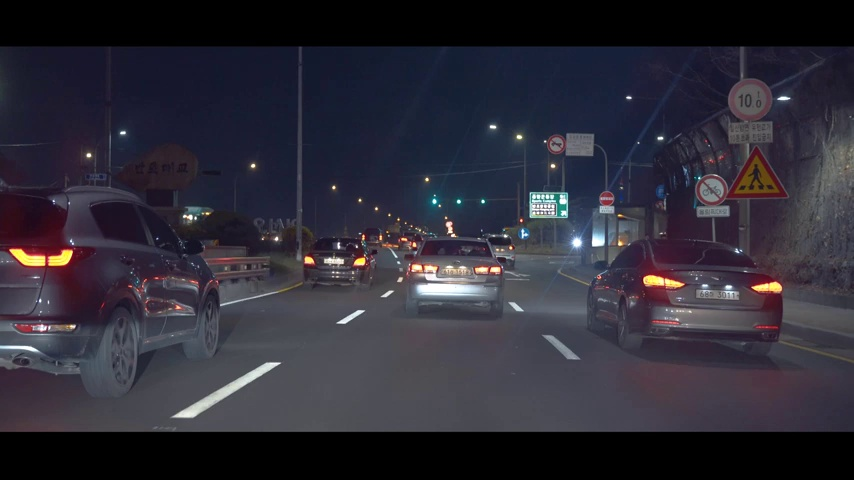
#> input picture aaa.jpg, 854 x 480 px, given in place of MDR_221009_024928.AVI, which was not available
$ python carline.py
#> lines starting #> are read from the running program, lines starting #| are printed output that depends on the picture; after the words box and inside, x2 and y2 are one past the last pixel; in counts of white or black regions, pixels touching at a corner belong together; pictures that were not available may be replaced by others from this repository, and a replacement may not be noted
# %%

import cv2
import numpy as np
import matplotlib.pyplot as plt
import matplotlib.image as mpimg
import math
from scipy.optimize import curve_fit
print(cv2.__version__)
# %%

def grayscale(img):
    return cv2.cvtColor(img, cv2.COLOR_RGB2GRAY)

# %%
def canny(img, low_threshold, high_threshold):
    return cv2.Canny(img, low_threshold, high_threshold)

# %%
def gaussian_blur(img, kernel_size):
    return cv2.GaussianBlur(img, (kernel_size, kernel_size), 0)

# %%
def region_of_interest(img, vertices):
    mask = np.zeros_like(img)
    if len(img.shape) > 2:
        channel_count = img.shape[2]
        ignore_mask_color = (255,) * channel_count
    else:
        ignore_mask_color = 255
        cv2.fillPoly(mask, vertices, ignore_mask_color)
        masked_image = cv2.bitwise_and(img, mask)
        return masked_image

# %%
def draw_lines(img, lines, color=[0, 255, 0], thickness=5):
    for line in lines:
        for x1, y1, x2, y2 in line:
            cv2.line(img, (x1, y1), (x2, y2), color, thickness)

# %%
def hough_lines(img, rho, theta, threshold, min_line_len, max_line_gap):
    lines = cv2.HoughLinesP(img, rho, theta, threshold, np.array([]),
                            minLineLength=min_line_len, maxLineGap=max_line_gap)
    return lines

# %%
def add_imgs(img, initial_img, a=0.8, b=1., c=0.):
    return cv2.addWeighted(initial_img, a, img, b, c)

# define the true objective function : linear line
def linear(x, a, b):
 return a * x + b

# %%
cap = cv2.VideoCapture("MDR_221009_024928.AVI")
fourcc = cv2.VideoWriter_fourcc(*'mp4v')
out = cv2.VideoWriter('output2.mp4', fourcc, 30.0, (int(cap.get(3)), int(cap.get(4))))

ret, frame = cap.read()
#> frame is the input picture: shape (480, 854, 3); mean B, G, R 55.2, 44.5, 46.6
rows = frame.shape[0]
#> rows = 480
cols = frame.shape[1]
#> cols = 854
img_center = cols/2 - 1#cols/2
#> img_center = 426

while(cap.isOpened()):
    ret, frame = cap.read()
    if ret:
        # Apply image processing pipeline
        gray = grayscale(frame)
#> in grayscale, `return cv2.cvtColor(img, cv2.COLOR_RGB2GRAY)`:
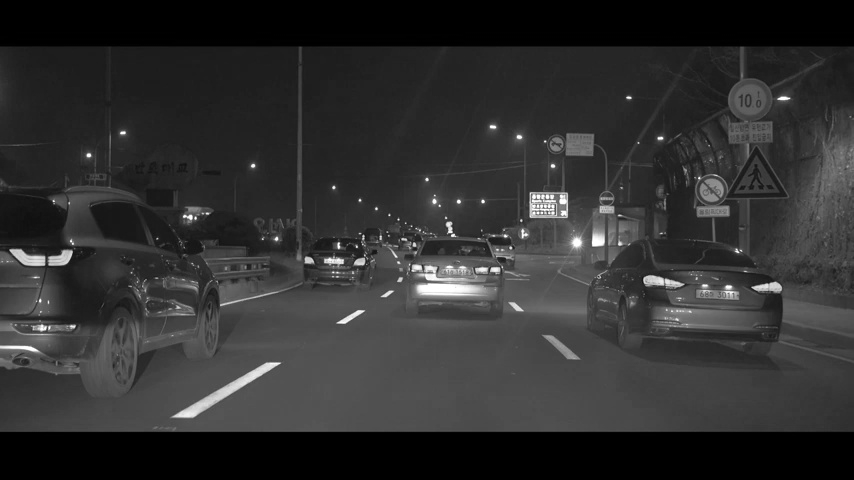
#> returned value: shape (480, 854); min 0, max 255, mean 48
        blur = gaussian_blur(gray, 5)
        edges = canny(blur, low_threshold=50, high_threshold=150)
#> in canny, `return cv2.Canny(img, low_threshold, high_threshold)`:
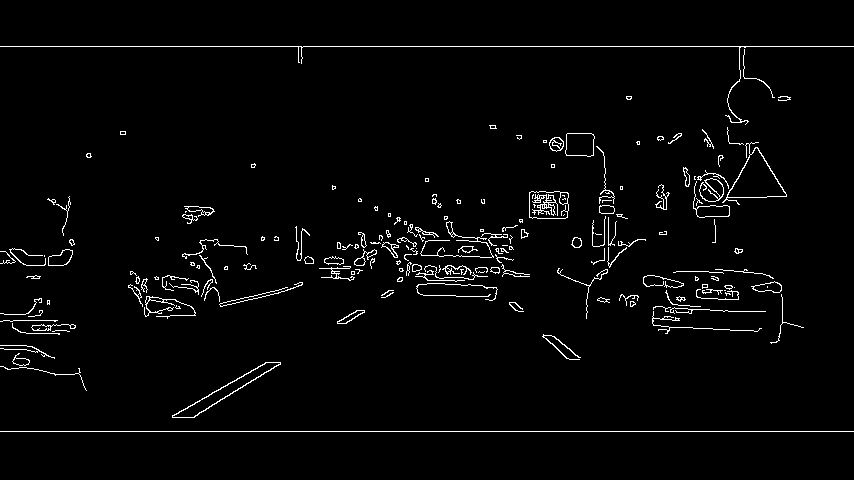
#> returned value: shape (480, 854); 2.5% white in thin lines or dots, all inside (x1, y1, x2, y2) = (0, 46, 854, 432)
        imshape = frame.shape
#> imshape = (480, 854, 3)
        h_lower = 250
        h_upper = 450
        vertices = np.array([[
            (600-200,rows-h_lower),
            (900-50,rows-h_upper),
            (1100,rows-h_upper),
            (1400, rows-h_lower)
            ]], dtype=np.int32)

        vertices2 = np.array(
            [
                [
                    (600,rows-h_lower),
                    (900,rows-h_upper),
                    (950,rows-h_upper),
                    (800,rows-h_lower)
                ],
                [
                    (1100,rows-h_lower),
                    (1050,rows-h_upper),
                    (1080,rows-h_upper),
                    (1250, rows-h_lower)
                ]
            ], dtype=np.int32)
        masked_edges = region_of_interest(edges, vertices2)
#> in region_of_interest, `cv2.fillPoly(mask, vertices, ignore_mask_color)`:
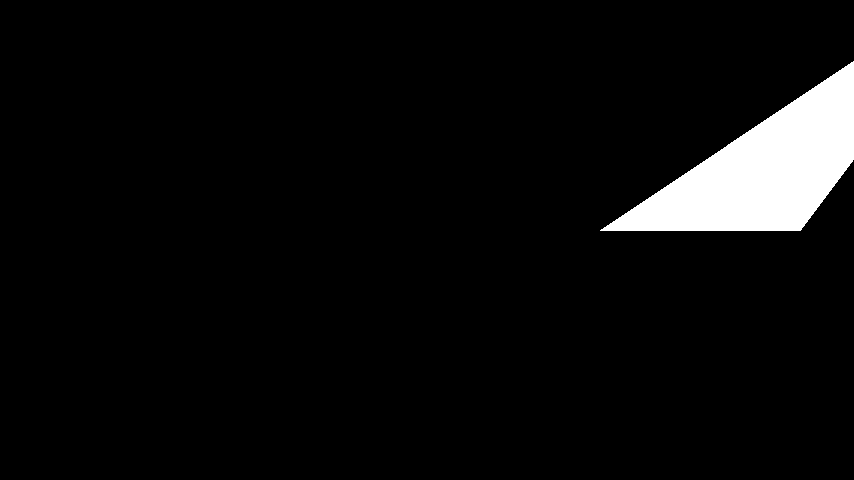
#> mask: shape (480, 854); 4.8% white; 1 white region, box (x1, y1, x2, y2) and area: (600, 61, 854, 231) 19809
#> in region_of_interest, `masked_image = cv2.bitwise_and(img, mask)`:
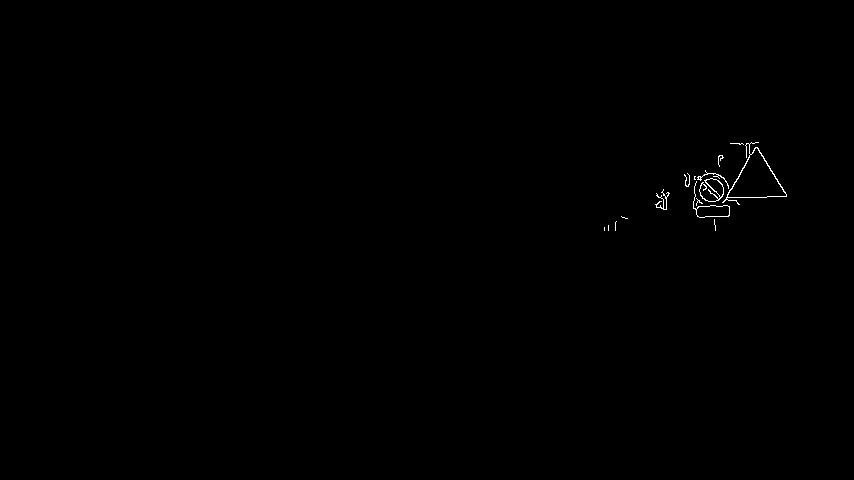
#> masked_image: shape (480, 854); 0.2% white in thin lines or dots, all inside (x1, y1, x2, y2) = (604, 142, 787, 231)
        #cv2.line(frame, pt1, pt2, color=[0, 0, 255], thickness=5)
        #cv2.polyines(frame, [vertices], isClosed = True, color=[255, 0, 255], thickness=None, lineType=None, shift=None)
        pts = np.array([[250, 200], [300, 200], [350, 300], [250, 300]])
        cv2.polylines(frame, [vertices], True, (255, 0, 255), 2) # [pts] 리스트 값으로 입력
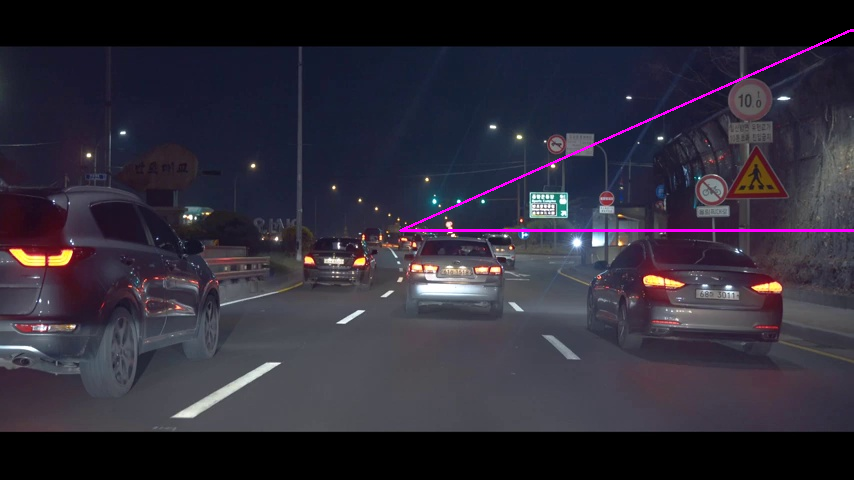
#> frame: shape (480, 854, 3); 0.64% of pixels changed, all inside (x1, y1, x2, y2) = (399, 29, 854, 232)

        lines = hough_lines(masked_edges, 2, np.pi/180, 15, 40, 20)
#> in hough_lines, `lines = cv2.HoughLinesP(img, rho, theta, threshold, np.array([]), minL..`: lines = 15 rows, first 6: [694, 200, 786, 195], [752, 143, 785, 192], [662, 198, 710, 173], [715, 230, 753, 143], [718, 156, 723, 216], [706, 172, 715, 228]
        #add lines{left, right}, pt{cross}, decision as {left, right, straight}

        line_img = np.zeros((rows, cols, 3), dtype=np.uint8)
        if True:
            line_thresh = 10
            slope_thresh = 0.3
            slope = 0
            slopes = []
            find_lines = []
            right_lines = []
            left_lines = []

            #
            # #separateLine
            #
            for line in lines:
                x1 = line[0][0]
                y1 = line[0][1]
                x2 = line[0][2]
                y2 = line[0][3]
                pt1 = (x1, y1)
                pt2 = (x2, y2)

                dist = math.sqrt((pt1[0]-pt2[0])*(pt1[0]-pt2[0])+(pt1[1]-pt2[1])*(pt1[1]-pt2[1]))
                if dist < line_thresh:
                    continue

                if pt2[0] - pt1[0] == 0:  #코너 일 경우
                    slope = 999.0
                else:
                    slope = (pt2[1] - pt1[1]) /(pt2[0] - pt1[0])

                if abs(slope) > slope_thresh :
                    slopes += [slope]
                    find_lines += [(x1, y1, x2, y2)]
#> this loop made 15 passes
#> (x1, y1, x2, y2, dist, slope, slopes, find_lines) on pass 3: (662, 198, 710, 173, 54.12, -0.521, [1.48, -0.521], [(752, 143, 785, 192), (662, 198, 710, 173)])
#> (x1, y1, x2, y2, dist, slope, slopes) on passes 2, 4, 5, 6, 7, 8: (752, 143, 785, 192, 59.08, 1.48, [1.48]), (715, 230, 753, 143, 94.94, -2.29, [1.48, -0.521, -2.29]), (718, 156, 723, 216, 60.21, 12, [1.48, -0.521, -2.29, 12]), (706, 172, 715, 228, 56.72, 6.22, [1.48, -0.521, -2.29, 12, 6.22]), (659, 197, 718, 163, 68.1, -0.576, [1.48, -0.521, -2.29, 12, 6.22, -0.576]), (694, 192, 739, 174, 48.47, -0.4, [1.48, -0.521, -2.29, 12, 6.22, -0.576, -0.4])


            for i in range(0, len(find_lines),1) : #find_lines, slopes:
                x1 = find_lines[i][0]
                y1 = find_lines[i][1]
                x2 = find_lines[i][2]
                y2 = find_lines[i][3]
                pt1 = (x1, y1)
                pt2 = (x2, y2)

                slope = slopes[i]
                if slope > 0 and pt1[0] > img_center and pt2[0] > img_center :
                    right_detect = True
                    right_lines += [(x1, y1, x2, y2)]
                    cv2.line(frame, pt1, pt2, color=[0, 0, 255], thickness=5)
                elif slope < 0 and pt1[0] < img_center and pt2[0] < img_center:
                    left_detect = True
                    left_lines += [(x1, y1, x2, y2)]
                    cv2.line(frame, pt1, pt2, color=[255, 0, 0], thickness=5)
#> this loop made 11 passes
#> (x1, y1, x2, y2, slope, right_lines) on pass 4: (718, 156, 723, 216, 12, [(752, 143, 785, 192), (718, 156, 723, 216)])
#> (x1, y1, x2, y2, slope) on passes 1, 2, 3, 5, 6, 7: (752, 143, 785, 192, 1.48), (662, 198, 710, 173, -0.521), (715, 230, 753, 143, -2.29), (706, 172, 715, 228, 6.22), (659, 197, 718, 163, -0.576), (694, 192, 739, 174, -0.4)
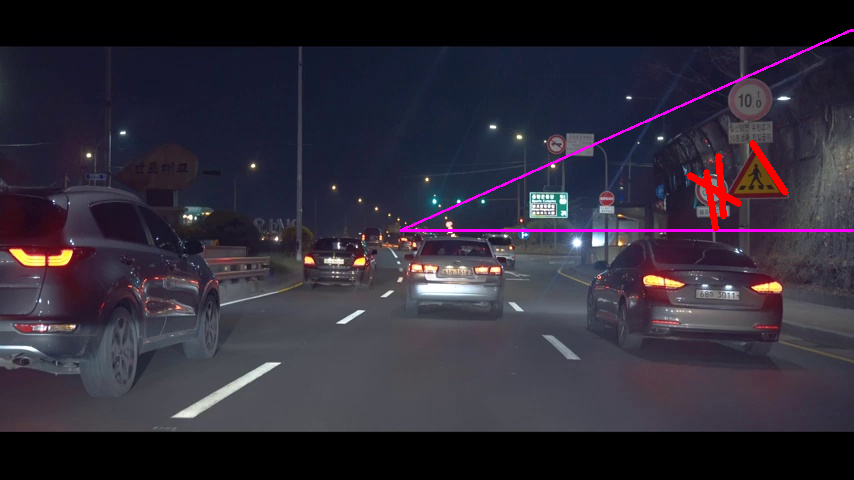
#> frame: shape (480, 854, 3); 0.4% of pixels changed, all inside (x1, y1, x2, y2) = (686, 140, 789, 232)
#> after the loop, left_lines = []

            dual_lines = [right_lines, left_lines]
#> dual_lines = [[(752, 143, 785, 192), (718, 156, 723, 216), (706, 172, 715, 228), (689, 175, 738, 203)], []]
            #
            # regression
            #

            right_points = []
            right_m = 0.0
            right_b = (0,0)
            if right_detect:
                for (x1, y1, x2, y2) in right_lines:
                    pt1 = (x1, y1)
                    pt2 = (x2, y2)
                    right_points+=[(x1,y1)]
                    right_points+=[(x2,y2)]
                    cv2.line(frame, pt1, pt2, color=[255, 255, 0], thickness=5)
#> this loop made 4 passes
#> (x1, y1, x2, y2, right_points) on passes 2 to 3: (718, 156, 723, 216, [(752, 143), (785, 192), (718, 156), (723, 216)]), (706, 172, 715, 228, [(752, 143), (785, 192), (718, 156), (723, 216), (706, 172)])
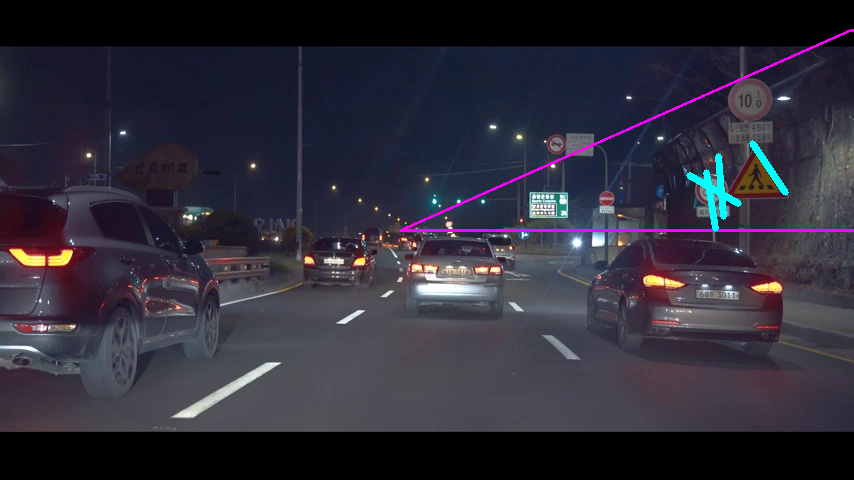
#> frame: shape (480, 854, 3); 0.4% of pixels changed, all inside (x1, y1, x2, y2) = (686, 140, 789, 232)

                if len(right_points) > 0:
                    #주어진 contour에 최적화된 직선 추출
                    [vx, vy, x, y] = cv2.fitLine(np.array(right_points), cv2.DIST_L2, 0, 0.01, 0.01)
#> vx = [0.845]; vy = [-0.534]; x = [728.2]; y = [185.6]
                    right_m = vy/vx #left_line[1] / left_line[0];  //기울기
#> right_m = [-0.632]
                    right_b = (x,y) #Point(left_line[2], left_line[3]);
#> right_b = ([728.2], [185.6])

            left_points = []
            left_m = 0.0
            left_b = (0,0)
#> (the run stopped early here; a loop or call above may not have finished)

$ run again, on capture0.jpg
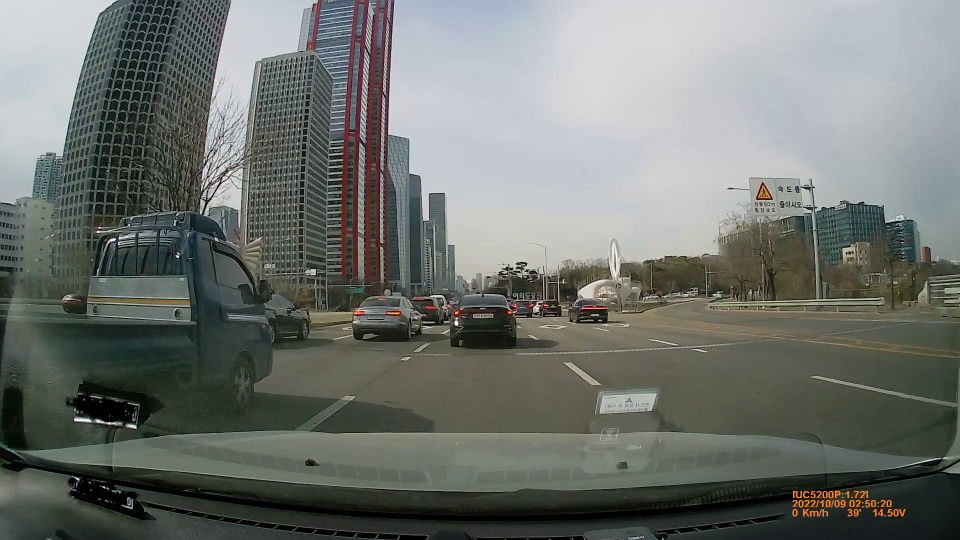
#> input picture capture0.jpg, 1920 x 1080 px, given in place of MDR_221009_024928.AVI, which was not available (shown at 1/2 size)
#> frame is the input picture: shape (1080, 1920, 3); mean B, G, R 111, 115.8, 111.7
#> mask: shape (1080, 1920); 2.1% white; 2 white regions, box (x1, y1, x2, y2) and area: (600, 630, 951, 831) 25351, (1050, 630, 1251, 831) 18311
#> masked_image: shape (1080, 1920); 0.09% white in thin lines or dots, all inside (x1, y1, x2, y2) = (631, 630, 1247, 831)
#> in hough_lines, `lines = cv2.HoughLinesP(img, rho, theta, threshold, np.array([]), minL..`: lines = 27 rows, first 6: [631, 830, 689, 792], [661, 830, 710, 795], [1128, 725, 1176, 765], [842, 701, 928, 632], [1081, 678, 1148, 730], [1069, 706, 1109, 705]
#> the loop `for line in lines:` made 27 passes
#> (x1, y1, x2, y2, dist, slope, slopes, find_lines) on pass 2: (661, 830, 710, 795, 60.22, -0.714, [-0.655, -0.714], [(631, 830, 689, 792), (661, 830, 710, 795)])
#> after the loop `for line in lines:`: find_lines = 17 items, first 6: (631, 830, 689, 792), (661, 830, 710, 795), (1128, 725, 1176, 765), (842, 701, 928, 632), (1081, 678, 1148, 730), (878, 667, 929, 633)
#> the loop `for i in range(0, len(find_lines),1) :` made 17 passes
#> (x1, y1, x2, y2, slope, left_lines) on pass 2: (661, 830, 710, 795, -0.714, [(631, 830, 689, 792), (661, 830, 710, 795)])
#> the loop `for (x1, y1, x2, y2) in right_lines:` made 6 passes
#> (x1, y1, x2, y2) on passes 1, 3, 4, 5, 6: (1128, 725, 1176, 765), (1062, 670, 1116, 707), (1196, 805, 1238, 825), (1198, 786, 1244, 825), (1139, 724, 1179, 751)
#> `[vx, vy, x, y] = cv2.fitLine(np.array(right_points), cv2.DIST_L2, 0, 0..`: vx = [0.733]; vy = [0.68]; x = [1158.8]; y = [749.2]
#> right_m = [0.927]
#> right_b = ([1158.8], [749.2])
#> the loop `for (x1, y1, x2, y2) in left_lines:` made 8 passes
#> after the loop `for (x1, y1, x2, y2) in left_lines:`:
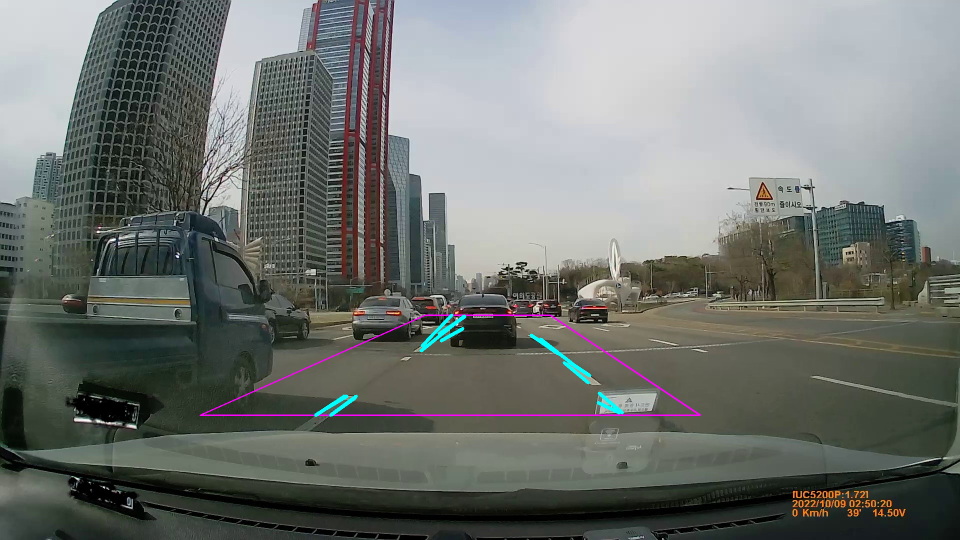
#> frame: shape (1080, 1920, 3) (shown at 1/2 size); mean B, G, R 112, 115.9, 111.9
#> `[vx, vy, x, y] = cv2.fitLine(np.array(left_points), cv2.DIST_L2, 0, 0...`: vx = [0.823]; vy = [-0.568]; x = [783.9]; y = [735.5]
#> left_m = [-0.689]
#> left_b = ([783.9], [735.5])
#> right_x1 = [1514.3]
#> right_x2 = [932]
#> `pt1 = (int(right_x1[0]), int(y1))`: pt1 = (1514, 1079)
#> `pt2 = (int(right_x2[0]), int(y2))`: pt2 = (932, 539)
#> left_x1 = [285.5]
#> left_x2 = [1069]
#> `pt1 = (int(left_x1[0]), int(y1))`: pt1 = (285, 1079)
#> `pt2 = (int(left_x2[0]), int(y2))`: pt2 = (1068, 539)
#> `x = (((right_m * right_b[0]) - (left_m * left_b[0]) - right_b[1] + lef..`: x = [990.4]
#> in add_imgs, `return cv2.addWeighted(initial_img, a, img, b, c)`:
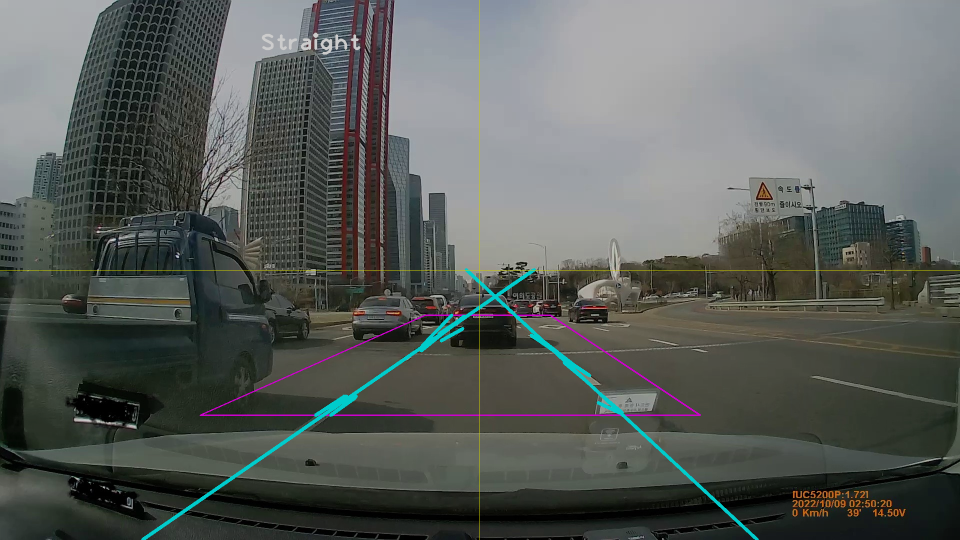
#> returned value: shape (1080, 1920, 3) (shown at 1/2 size); mean of channels 0, 1, 2 90.2, 93.7, 89.5; drawn as B, G, R
#> line_img: shape (1080, 1920, 3); every value is 0
